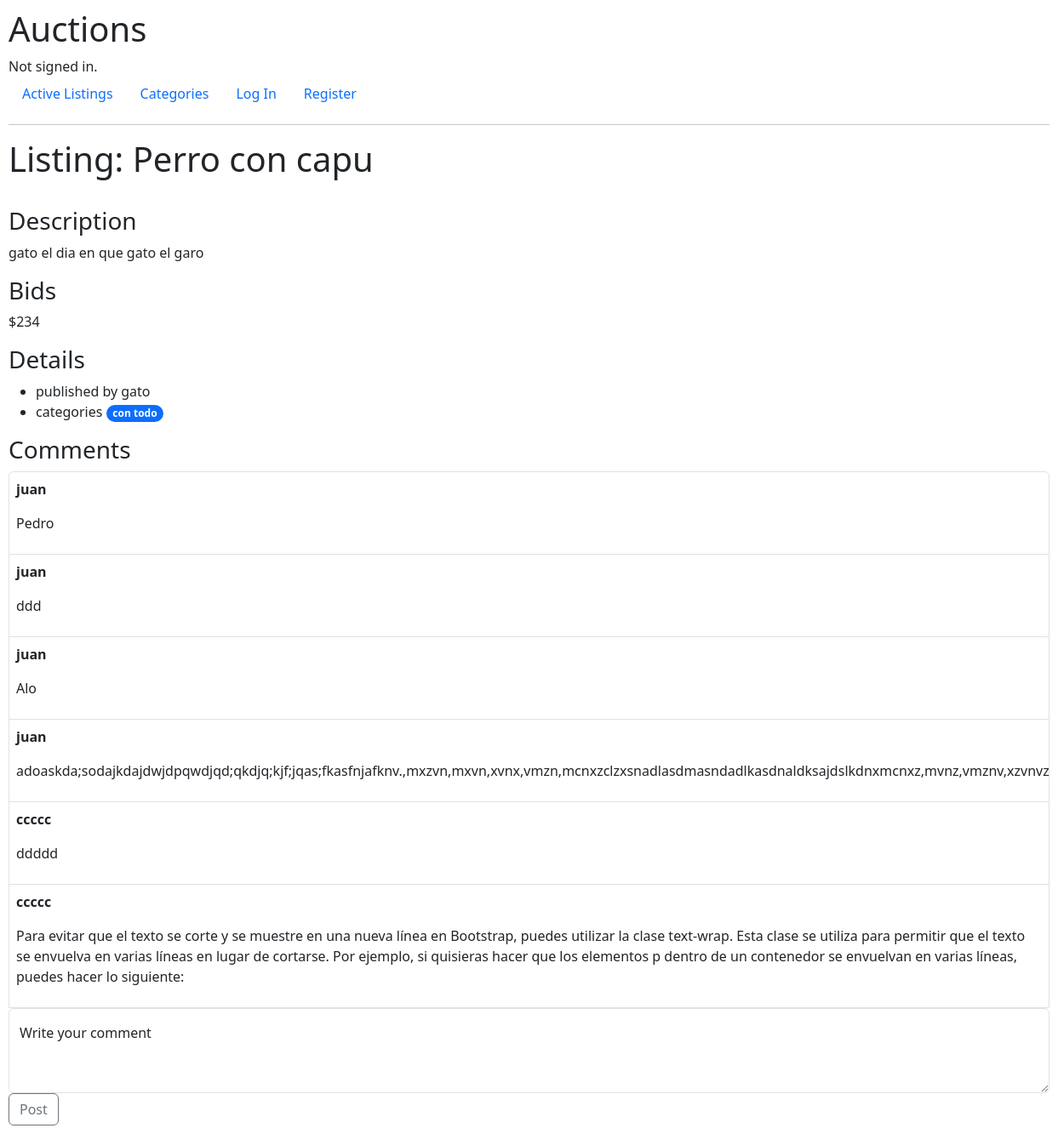
/listing/1, run on the app's committed database.
### auctions/models.py (models this page shows)
class Listing(models.Model):
    title = models.CharField(max_length = 100)
    description = models.CharField(max_length = 500)
    image_url = models.CharField(max_length= 200, null=True, default= "https://www.gasso.com/wp-content/uploads/2017/04/noimage.jpg" )
    categories = models.ManyToManyField(Category, related_name="listings")
    created_date = models.DateTimeField(auto_now_add=True)
    user = models.ForeignKey(User, on_delete=models.CASCADE, related_name="listings")
    close = models.BooleanField(default = False)
    watchlist_users = models.ManyToManyField(User, related_name="watchlist_listings")

class Bid(models.Model):
    listing = models.ForeignKey(Listing, on_delete = models.CASCADE, related_name="bids")
    date = models.DateTimeField(auto_now_add=True)
    price = models.IntegerField(default = 0)
    user = models.ForeignKey(User, on_delete=models.CASCADE, related_name="bids")
    def __str__(self):
        return f"{self.price}"
    class Meta:
        ordering = ['-date']

class User(AbstractUser):
    pass

class Category(models.Model):
    name = models.CharField(max_length = 20)
    def __str__(self):
        return f"{self.name}"

class Comment(models.Model):
    user = models.ForeignKey(User, related_name="comments", on_delete=models.CASCADE)
    content = models.CharField(max_length = 500)
    listing = models.ForeignKey(Listing, related_name="comments", on_delete=models.CASCADE)
    date = models.DateTimeField(auto_now_add=True)

### auctions/views.py (the view)
# urls.py: path("listing/",include([
def listing(request, listing_id):
    try:
         listing =  Listing.objects.get(pk=listing_id)
    except KeyError:
        return HttpResponseBadRequest("Bad Request: no listing chosen")
    except Listing.DoesNotExist:
        return HttpResponseBadRequest("Bad Request: listing does not exist")
    return render(request, "auctions/listing.html",{
        "listing": listing,
    })

### auctions/templates/auctions/listing.html (shortened to what this page needs)
{% extends "auctions/layout.html" %}
{% block body %}
    <div class="d-flex flex-row flex-nowrap align-items-center gap-2">
        <h1>Listing: {{listing.title}}</h1>
    </div>
    <h3>Description</h3>
    <p>{{listing.description}}</p>
    <h3>Bids</h3>
    <p>${{ listing.bids.first}}</p>
    <h3>Details</h3>
    <ul>
        <li>
            published by {{listing.user }}
        </li>
        <li>
            categories
            {% for category in listing.categories.all %}
                <span class="badge rounded-pill text-bg-primary">{{category}}</span>
            {% endfor %}
        </li>
    </ul>
    <h3>Comments</h3>
    <ul class="list-group">
        {% for comment in listing.comments.all %}
        <li class="list-group-item d-flex flex-column p-2 text-wrap">
                <p class=" text-wrap"><strong>{{comment.user}}</strong></p>
                <p class=" text-wrap">{{comment.content}}</p>
        </li>
        {% endfor %}
        {% if not listing.close %}
        <form method="POST" action="{% url 'new_comment' listing.id %}" class="form-floating">
            <textarea name="comment" id="commentInput"  class="form-control" placeholder="Leave a comment here" id="floatingTextarea2" style="height: 100px"></textarea>
            <button class="btn btn-outline-secondary" type="submit" id="button-addon2">Post</button>
            <label for="floatingTextarea2">Write your comment</label>
        </form>
        {% endif %}
    </ul>
{% endblock %}

### auctions/static/auctions/styles.css (style rules this page uses)
body { padding: 10px; }

### data on the page
Listing: title "Perro con capu", description "gato el dia en que gato el garo", bids.first "234", user "gato"
Category: name "con todo"
Comment: user "juan", content "Pedro"
Comment: user "juan", content "ddd"
Comment: user "juan", content "Alo"
Comment: user "juan", content "adoaskda;sodajkdajdwjdpqwdjqd;qkdjq;kjf;jqas;fkasfnjafknv.,mxzvn,mxvn,xvnx,vmzn,mcnxzclzxsnadlasdmasndadlkasdnaldksajdslkdnxmcnxz,mvnz,vmznv,xzvnvz"
Comment: user "ccccc", content "ddddd"
Comment: user "ccccc", content "Para evitar que el texto se corte y se muestre en una nueva línea en Bootstrap, puedes utilizar la clase text-wrap. Esta clase se utiliza para permitir que el texto se envuelva en varias líneas en lugar de cortarse. Por ejemplo, si quisieras hacer que los elementos p dentro de un contenedor se envuelvan en varias líneas, puedes hacer lo siguiente:"
